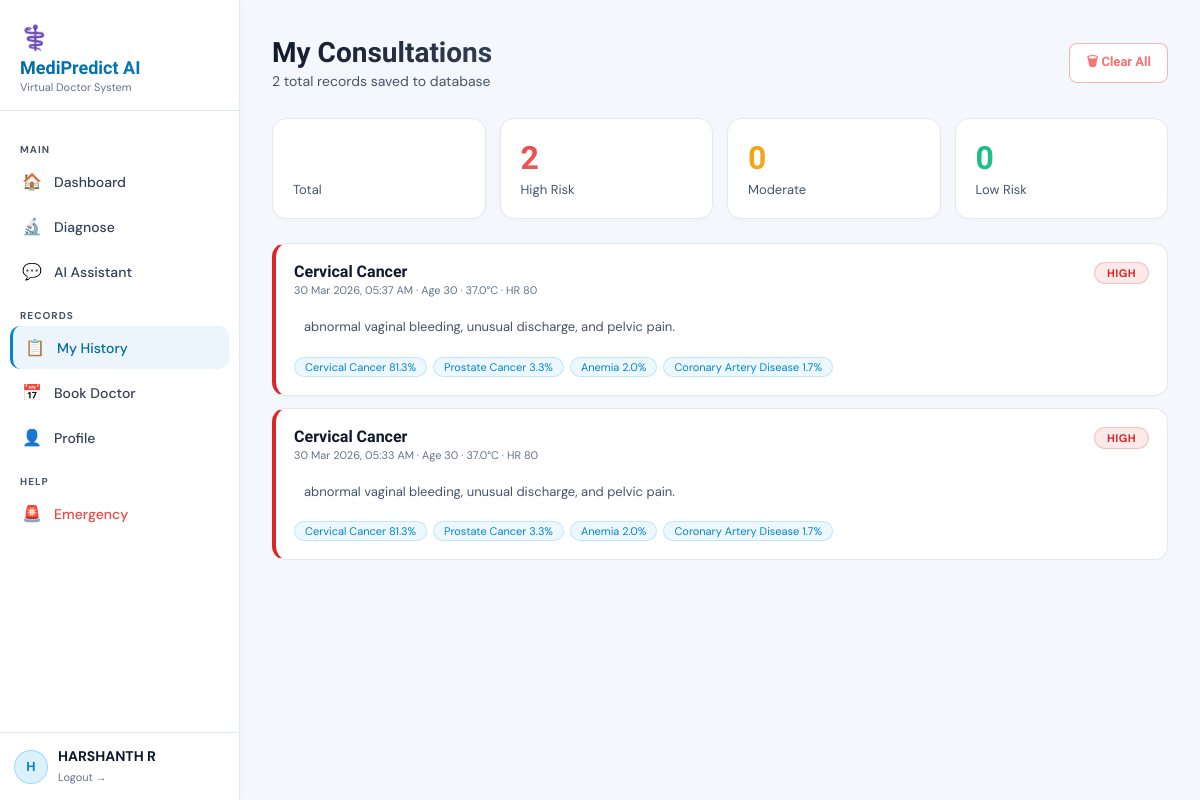
The app's page /history (signed in) with its own data.
### tables this page shows
CREATE TABLE users (
            id        INTEGER PRIMARY KEY AUTOINCREMENT,
            full_name TEXT NOT NULL,
            email     TEXT UNIQUE NOT NULL,
            password  TEXT NOT NULL,
            dob       TEXT,
            gender    TEXT,
            phone     TEXT,
            blood_group TEXT,
            allergies TEXT,
            created_at TEXT DEFAULT CURRENT_TIMESTAMP
        );

CREATE TABLE consultations (
            id          INTEGER PRIMARY KEY AUTOINCREMENT,
            user_id     INTEGER NOT NULL,
            date        TEXT NOT NULL,
            symptom_text TEXT,
            primary_diagnosis TEXT,
            severity    TEXT,
            conditions  TEXT,
            recommendations TEXT,
            age         INTEGER,
            fever       REAL,
            systolic_bp INTEGER,
            diastolic_bp INTEGER,
            heart_rate  INTEGER,
            duration    INTEGER,
            FOREIGN KEY(user_id) REFERENCES users(id)
        );

### app.py (the view)
@app.route("/history")
@login_required
def history():
    return render_template("history.html", records=get_consultations(session["user_id"]),
                           user=get_user(session["user_id"]))

### app.py (called while the page is built)
def login_required(f):
    @wraps(f)
    def decorated(*args, **kwargs):
        if "user_id" not in session:
            flash("Please login to continue.", "warning")
            return redirect(url_for("login"))
        return f(*args, **kwargs)
    return decorated

### database/db.py (called while the page is built)
def get_conn():
    conn = sqlite3.connect(DB_PATH, check_same_thread=False)
    conn.row_factory = sqlite3.Row
    return conn

def get_user(user_id):
    conn = get_conn()
    user = conn.execute("SELECT * FROM users WHERE id=?", (user_id,)).fetchone()
    conn.close()
    return dict(user) if user else None

def get_consultations(user_id):
    conn = get_conn()
    rows = conn.execute("SELECT * FROM consultations WHERE user_id=? ORDER BY id DESC", (user_id,)).fetchall()
    conn.close()
    result = []
    for r in rows:
        d = dict(r)
        d["conditions"]      = json.loads(d.get("conditions","[]"))
        d["recommendations"] = json.loads(d.get("recommendations","[]"))
        result.append(d)
    return result

### templates/history.html (shortened to what this page needs)
{% extends "base.html" %}{% block title %}History — MediPredict{% endblock %}
{% block content %}
<div class="topbar fade-up">
  <div><div class="page-title">My Consultations</div><div class="page-sub">{{ records|length }} total records saved to database</div></div>
  {% if records %}<button class="btn btn-outline btn-sm" onclick="clearAll()" style="border-color:rgba(239,68,68,.4);color:#F87171">🗑 Clear All</button>{% endif %}
</div>
{% if not records %}
<div class="card fade-up-2" style="text-align:center;padding:56px 24px;max-width:500px">
  <div style="font-size:44px;margin-bottom:14px">📋</div>
  <div style="font-family:var(--fh);font-weight:700;color:var(--text);font-size:18px;margin-bottom:8px">No records yet</div>
  <p style="color:var(--t3);margin-bottom:20px">Complete a diagnosis to save records here.</p>
  <a href="/diagnose" class="btn btn-primary" style="width:auto;display:inline-flex;padding:12px 28px">Start Diagnosis →</a>
</div>
{% else %}
<div class="grid-4 fade-up-2" style="margin-bottom:24px">
  {% for n,l,c in [(records|length,'Total','var(--blue)'),
    (records|selectattr('severity','in',['critical','high'])|list|length,'High Risk','#EF4444'),
    (records|selectattr('severity','equalto','moderate')|list|length,'Moderate','#F59E0B'),
    (records|selectattr('severity','equalto','low')|list|length,'Low Risk','#10B981')] %}
  <div class="stat-card"><div class="stat-num" style="background:linear-gradient(135deg,{{ c }},{{ c }}88);-webkit-background-clip:text">{{ n }}</div><div class="stat-label">{{ l }}</div></div>
  {% endfor %}
</div>
<div class="fade-up-3">
  {% for r in records %}
  <div class="hist-card sev-{{ r.severity }}">
    <div style="display:flex;justify-content:space-between;align-items:flex-start;flex-wrap:wrap;gap:10px;margin-bottom:10px">
      <div>
        <div style="font-family:var(--fh);font-weight:700;color:var(--text);font-size:16px">{{ r.primary_diagnosis }}</div>
        <div style="color:var(--t4);font-size:11px;margin-top:2px">{{ r.date }} · Age {{ r.age }} · {{ r.fever }}°C · HR {{ r.heart_rate }}</div>
      </div>
      <span class="badge badge-{{ r.severity }}">{{ r.severity.upper() }}</span>
    </div>
    <div style="color:var(--t3);font-size:13px;line-height:1.5;margin-bottom:10px;padding:10px;background:rgba(255,255,255,.02);border-radius:8px">{{ r.symptom_text[:180] }}{% if r.symptom_text|length > 180 %}...{% endif %}</div>
    <div style="display:flex;gap:6px;flex-wrap:wrap">
      {% for c in r.conditions[:4] %}
      <span style="background:rgba(14,165,233,.08);border:1px solid rgba(14,165,233,.2);color:var(--blue);border-radius:20px;padding:2px 10px;font-size:11px">{{ c.name }} {{ c.probability }}%</span>
      {% endfor %}
    </div>
  </div>
  {% endfor %}
</div>
{% endif %}
{% endblock %}

### templates/base.html (shortened to what this page needs)
<!DOCTYPE html>
<html lang="en">
<head>
  <link rel="stylesheet" href="/static/css/main.css"/>
</head>
<body>
<div class="app-layout">
  <aside class="sidebar" id="sidebar">
    <div class="sidebar-logo">
      <div style="font-size:24px;margin-bottom:4px">⚕️</div>
      <div class="sidebar-logo-text">MediPredict AI</div>
      <div class="sidebar-logo-sub">Virtual Doctor System</div>
    </div>
    <nav class="sidebar-nav">
      <div class="nav-section">Main</div>
      <a href="/dashboard" class="nav-item {% if request.path=='/dashboard' %}active{% endif %}">
        <span class="nav-icon">🏠</span> Dashboard
      </a>
      <a href="/diagnose" class="nav-item {% if request.path=='/diagnose' %}active{% endif %}">
        <span class="nav-icon">🔬</span> Diagnose
      </a>
      <a href="/chat" class="nav-item {% if request.path=='/chat' %}active{% endif %}">
        <span class="nav-icon">💬</span> AI Assistant
      </a>
      <div class="nav-section">Records</div>
      <a href="/history" class="nav-item {% if request.path=='/history' %}active{% endif %}">
        <span class="nav-icon">📋</span> My History
      </a>
      <a href="/booking" class="nav-item {% if request.path=='/booking' %}active{% endif %}">
        <span class="nav-icon">📅</span> Book Doctor
      </a>
      <a href="/profile" class="nav-item {% if request.path=='/profile' %}active{% endif %}">
        <span class="nav-icon">👤</span> Profile
      </a>
      <div class="nav-section">Help</div>
      <a href="/emergency" class="nav-item {% if request.path=='/emergency' %}active{% endif %}">
        <span class="nav-icon nav-emergency">🚨</span> <span style="color:#EF4444">Emergency</span>
      </a>
    </nav>
    <div class="sidebar-user">
      <div style="display:flex;align-items:center;gap:10px">
        <div style="width:34px;height:34px;border-radius:50%;background:rgba(14,165,233,0.15);
          border:1px solid rgba(14,165,233,0.3);display:flex;align-items:center;
          justify-content:center;font-weight:700;color:var(--blue);font-size:13px;flex-shrink:0">
          {{ session.user_name[0].upper() if session.user_name else '?' }}
        </div>
        <div style="min-width:0;flex:1">
          <div class="sidebar-user-name">{{ session.user_name or 'User' }}</div>
          <a href="/logout" style="color:var(--t4);font-size:11px">Logout →</a>
        </div>
      </div>
    </div>
  </aside>
  <main class="main-content">
    {% block content %}{% endblock %}
  </main>
</div>
</body>
</html>

### static/css/main.css (style rules this page uses)
* { box-sizing:border-box;margin:0;padding:0 }
:root { --bg:#F4F7FB; --bg2:#E2E8F0; --bg3:#FFFFFF; --bg4:#F8FAFC; --border:#E2E8F0; --border2:#CBD5E1; --blue:#0284C7; --blue-d:#0369A1; --blue-l:#38BDF8; --purple:#8B5CF6; --green:#059669; --yellow:#D97706; --red:#DC2626; --red-d:#B91C1C; --pink:#DB2777; --text:#0F172A; --t2:#334155; --t3:#475569; --t4:#64748B; --fh:'Sora',sans-serif; --fb:'DM Sans',sans-serif; --r:14px; --rs:8px; --rl:20px; }
html { scroll-behavior:smooth }
body { background:var(--bg);color:var(--text);font-family:var(--fb);min-height:100vh;overflow-x:hidden }
a { text-decoration:none;color:inherit }
input,select,textarea,button { font-family:var(--fb) }
.app-layout { display:flex;min-height:100vh }
.sidebar { width:240px;background:#FFFFFF;border-right:1px solid var(--border); display:flex;flex-direction:column;position:fixed;top:0;left:0;bottom:0;z-index:50; transition:transform .3s;box-shadow:2px 0 10px rgba(0,0,0,0.02) }
.sidebar-logo { padding:22px 20px 16px;border-bottom:1px solid var(--border) }
.sidebar-logo-text { font-family:var(--fh);font-weight:800;font-size:18px; background:linear-gradient(135deg,var(--blue-d),var(--blue)); -webkit-background-clip:text;-webkit-text-fill-color:transparent }
.sidebar-logo-sub { color:var(--t4);font-size:11px;margin-top:2px }
.sidebar-nav { flex:1;padding:16px 10px;overflow-y:auto }
.nav-section { color:var(--t3);font-size:10px;letter-spacing:.1em;text-transform:uppercase; font-weight:700;padding:8px 10px 4px;margin-top:8px }
.nav-item { display:flex;align-items:center;gap:12px;padding:11px 12px;border-radius:10px; color:var(--t2);font-size:14px;font-weight:500;transition:all .2s;cursor:pointer;margin-bottom:2px }
.nav-item.active { background:rgba(2,132,199,.08);color:var(--blue-d);border-left:3px solid var(--blue) }
.nav-item .nav-icon { font-size:16px;width:20px;text-align:center;flex-shrink:0 }
.nav-item .nav-emergency { color:var(--red) }
.sidebar-user { padding:14px;border-top:1px solid var(--border) }
.sidebar-user-name { font-weight:700;color:var(--text);font-size:14px;overflow:hidden;text-overflow:ellipsis;white-space:nowrap }
.main-content { margin-left:240px;flex:1;padding:28px 32px;min-height:100vh }
.topbar { display:flex;justify-content:space-between;align-items:center;margin-bottom:28px;flex-wrap:wrap;gap:12px }
.page-title { font-family:var(--fh);font-weight:800;font-size:clamp(20px,3vw,28px); background:linear-gradient(135deg,var(--text),var(--t2)); -webkit-background-clip:text;-webkit-text-fill-color:transparent }
.page-sub { color:var(--t3);font-size:14px;margin-top:3px }
.grid-4 { display:grid;grid-template-columns:repeat(4,1fr);gap:14px }
.stat-card { background:var(--bg3);border:1px solid var(--border);border-radius:var(--r);padding:20px;box-shadow:0 2px 5px rgba(0,0,0,0.02) }
.stat-num { font-family:var(--fh);font-weight:800;font-size:32px; background:linear-gradient(135deg,var(--blue-d),var(--blue)); -webkit-background-clip:text;-webkit-text-fill-color:transparent }
.stat-label { color:var(--t3);font-size:13px;margin-top:4px }
.btn { display:inline-flex;align-items:center;justify-content:center;gap:8px; padding:12px 24px;border-radius:var(--r);border:none; font-family:var(--fh);font-weight:700;font-size:14px;cursor:pointer;transition:all .3s }
.btn-outline { background:#FFFFFF;border:1px solid var(--border2);color:var(--t2) }
.btn-sm { padding:8px 16px;font-size:13px;border-radius:8px;width:auto }
.badge { display:inline-block;padding:3px 12px;border-radius:20px;font-size:11px;font-weight:700;letter-spacing:.04em }
.badge-high { background:rgba(220,38,38,.1);color:var(--red);border:1px solid rgba(220,38,38,.2) }
.hist-card { background:var(--bg3);border:1px solid var(--border);border-radius:var(--r); padding:18px;border-left:4px solid var(--blue);transition:all .2s;margin-bottom:12px;box-shadow:0 1px 3px rgba(0,0,0,0.02) }
.hist-card.sev-high { border-left-color:var(--red) }
.fade-up { animation:fadeUp .5s ease both }
.fade-up-2 { animation:fadeUp .5s .12s ease both }
.fade-up-3 { animation:fadeUp .5s .24s ease both }

### records on screen
users: full_name "HARSHANTH R"
consultations: primary_diagnosis "Cervical Cancer", date "30 Mar 2026, 05:37 AM", age "30", fever "37.0", heart_rate "80", severity "HIGH", symptom_text "abnormal vaginal bleeding, unusual discharge, and pelvic pain.", name "Cervical Cancer" "Prostate Cancer" "Anemia" "Coronary Artery Disease", probability "81.3" "3.3" "2.0" "1.7"
consultations: primary_diagnosis "Cervical Cancer", date "30 Mar 2026, 05:33 AM", age "30", fever "37.0", heart_rate "80", severity "HIGH", symptom_text "abnormal vaginal bleeding, unusual discharge, and pelvic pain.", name "Cervical Cancer" "Prostate Cancer" "Anemia" "Coronary Artery Disease", probability "81.3" "3.3" "2.0" "1.7"

### other values on screen
{{ session.user_name[0].upper() if session.user_name else '?' }} "H"
{{ records|length }} "2"
{{ l }} "Total" "High Risk" "Moderate" "Low Risk"
{{ n }} "2" "0" "0"
